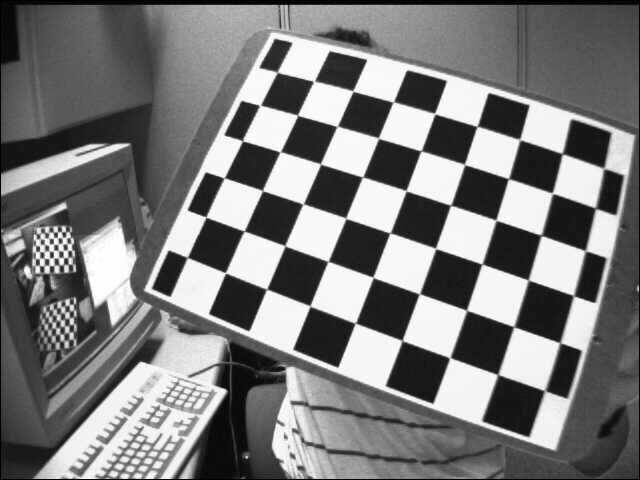
#> input picture Chapter 10/ch 10-04/left03.jpg, 640 x 480 px
$ jupyter execute notebook.ipynb
#> lines starting #> are read from the running program, lines starting #| are printed output that depends on the picture; after the words box and inside, x2 and y2 are one past the last pixel; in counts of white or black regions, pixels touching at a corner belong together; long printed decimals are rounded
[cell 1]
import cv2 as cv
import numpy as np
import matplotlib.pyplot as plt

img = cv.imread('left03.jpg', cv.IMREAD_GRAYSCALE)
#> img is the input picture: shape (480, 640); min 0, max 255, mean 122.9

camera = np.load('camera.npz')
#> (reads Chapter 10/ch 10-04/camera.npz from the repository)

mtx = camera['mtx']
dist = camera['dist']

ret, corners = cv.findChessboardCorners(img, (7,6), None)
#> ret = True; corners = 42 rows, first 8: [496.9, 373.9], [449, 358.7], [402.3, 339.6], [354.4, 323.5], [309.4, 305.4], [267.7, 289.2], [225.3, 272.5], [513, 326.7]

criteria = (cv.TERM_CRITERIA_EPS + cv.TERM_CRITERIA_MAX_ITER, 30, 0.001)
corners = cv.cornerSubPix(img, corners, (11,11), (-1,-1), criteria)
#> corners = 42 rows, first 8: [497.8, 374.6], [449.9, 357.7], [402.1, 340.5], [355.3, 323.2], [310, 306], [266.6, 289.1], [225.4, 272.8], [513.8, 326.7]

chess_points = np.zeros((6*7,3), np.float32)
chess_points[:,:2] = np.mgrid[0:7,0:6].T.reshape(-1,2)

_, _, _, rvecs, tvecs = cv.calibrateCamera([chess_points], [corners], img.shape, mtx, dist)
#> rvecs = ([-0.397, -0.611, -2.65],); tvecs = ([5.96, 1.64, 15.18],)

imgpoints, _ = cv.projectPoints(chess_points, rvecs[0], tvecs[0], mtx, dist)
#> imgpoints = 42 rows, first 8: [498.2, 374.7], [450.1, 357.9], [402.2, 340.6], [355.3, 323.3], [309.9, 306.1], [266.4, 289.3], [225.4, 273.2], [513.8, 326.4]

error = cv.norm(corners, imgpoints, cv.NORM_L2) / len(imgpoints)
#> error = 0.0334

print(error)
#| 0.0334

res1 = img.copy()
cv.drawChessboardCorners(res1, (7,6), corners, True)
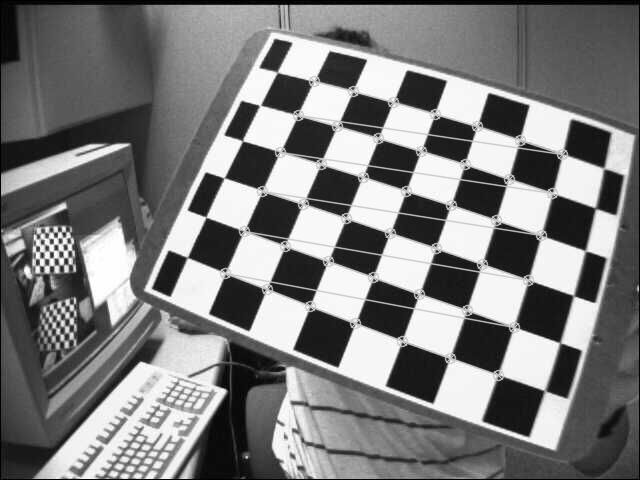
#> res1: shape (480, 640); 3.95% of pixels changed, all inside (x1, y1, x2, y2) = (219, 75, 569, 382)

res2 = img.copy()
cv.drawChessboardCorners(res2, (7,6), imgpoints, True)
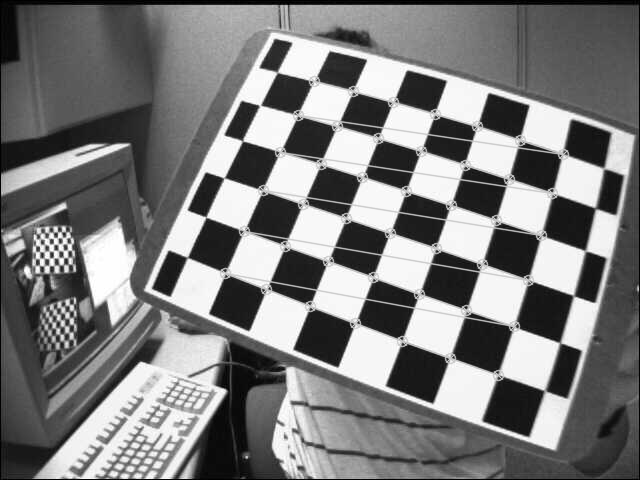
#> res2: shape (480, 640); 3.95% of pixels changed, all inside (x1, y1, x2, y2) = (219, 75, 570, 382)

plt.figure(figsize=(10,10))

plt.subplot(1,2,1), plt.imshow(res1, cmap='gray')
plt.xticks([]), plt.yticks([])

plt.subplot(1,2,2), plt.imshow(res2, cmap='gray')
plt.xticks([]), plt.yticks([])
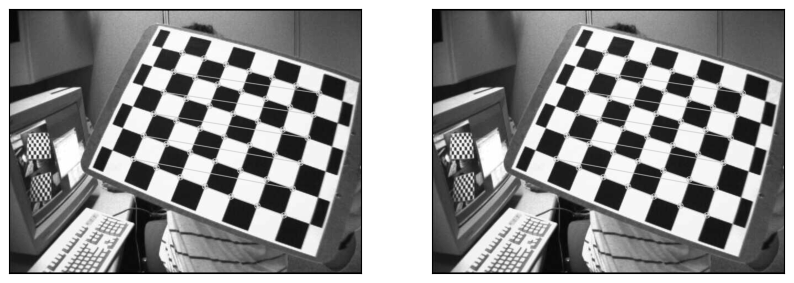
#> figure drawn by matplotlib, 2 panels
